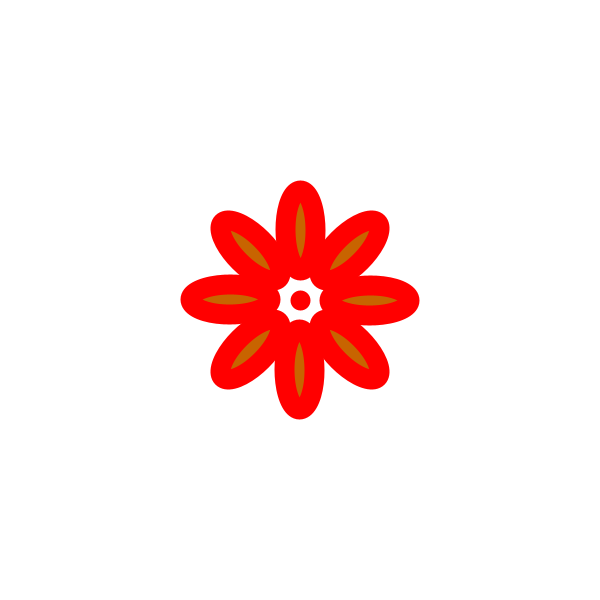
Frame 1 (no input)
Frame 60 (the mouse pressed at the canvas centre just before this capture): identical to frame 1, image omitted
Frame 120 (the mouse held since frame 60 and released just before this capture): identical to frame 1, image omitted

The Processing sketch that drew this single still picture (run headless with seeded random() and noise(); from frame 60 on, the mouse is pressed at the canvas centre):

// Processing sketch: processing_181295
// ── processing_181295.pde

void setup()
{
size(600,600);
}
void draw()
{
background(255);
//fill(30);
translate(width/2,height/2);
strokeWeight(20);
stroke(255,0,0);
point(0,0);
for (int i=0;i<8;i++)
{
 rotate(TWO_PI/8);
 fill(200,100,0);
 ellipse(0,70,30,80);
}
}
